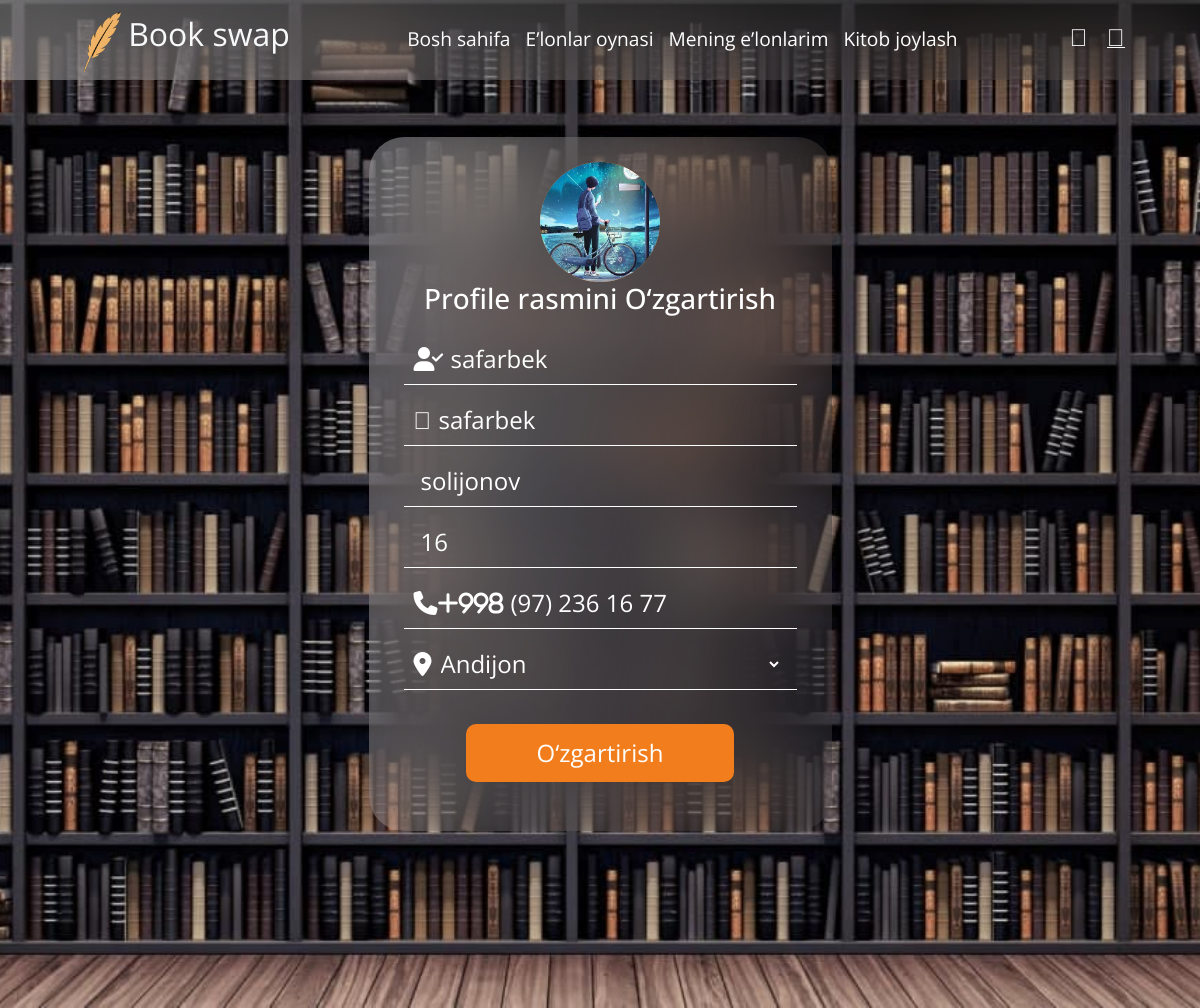
Screenshot of /account/update/ (signed in) with the database file from the repository.
### account/models.py (models this page shows, shortened)
class User(AbstractUser):
	GENDER = (
		('Ayol', 'Ayol'),
		('Erkak', 'Erkak'),
	)
	ADDRESS = (
		('Andijon', 'Andijon'),
		('Namangan', 'Namangan'),
		('Samarqand', 'Samarqand'),
		('Tashkent', 'Tashkent'),
		('Jizzax', 'Jizzax'),
		('Surxondaryo', 'Surxondaryo'),
		('Navoiy', 'Navoiy'),
		('Xorazm', 'Xorazm'),
		('Qashqadaryo', 'Qashqadaryo'),
		('Buxoro', 'Buxoro'),
		('Sirdaryo', 'Sirdaryo'),
		('Fargona', 'Fargona'),
	)
	name = models.CharField("Name", max_length=256)
	surname = models.CharField("Surname", max_length=256)
	username = models.CharField("Username", max_length=256, unique=True, null=True)
	age = models.PositiveIntegerField("Age", null=True)
	phone = models.CharField("Phone", max_length=18)
	avatar = models.ImageField("Image", upload_to="user-images/", null=True, blank=True, default='default.png')
	gender = models.CharField("Gender", max_length=128, choices=GENDER)
	address = models.CharField("Address", max_length=128, choices=ADDRESS)
	created_at = models.DateTimeField("Created at", auto_now_add=True)
	updated_at = models.DateTimeField("Updated_at", auto_now=True)
	USERNAME_FIELD = "username"
	first_name = None
	last_name = None
	class Meta:
		db_table = "user"
		verbose_name = "user"
		verbose_name_plural = "users"

### account/views.py (the view)
# urls.py: path("update/", views.ProfileUpdate.as_view(), name='update'),
class ProfileUpdate(LoginRequiredMixin, UpdateView):
    model = User
    fields = ('name', 'surname', 'avatar', 'username', 'age', 'phone', 'address')
    template_name = 'main/update_profile.html'
    success_url = '/account/'
    def get_object(self):
        user = User.objects.get(id=self.request.user.id)
        return user

### templates/main/update_profile.html (shortened to what this page needs)
{% extends "main/base.html" %}
{% load static %}
{% block content %}
<main class="login">
    <div class="form">
      <div class="text-center img_text">
          <img src="{{request.user.avatar.url}}" width="120px" height="120px" style="border-radius: 50%; height: 120px; width: 120px;" alt="persons-image" id="profileImg">
      </div>
      <form form method="post" enctype="multipart/form-data">
          <label for="id_avatar">
              <h3>Profile rasmini O‘zgartirish</h3>
          </label>
          <div class="input-block">
            <i class="fa-solid fa-user-check"></i>
            {{ form.username }}
        </div>
        <div class="input-block">
            <i class="fa-light fa-user"></i>
            {{ form.name }}
        </div>
        <div class="input-block">
            {{ form.surname }}
        </div>
        <div class="input-block">
            {{ form.age }}
        </div>
        <div class="input-block">
          <i class="fa-solid fa-phone">+998</i>
            {{ form.phone }}
        </div>
        <div class="input-block">
            <i class="fa-solid fa-location-dot"></i>
            {{ form.address }}
        </div>
        <br>
          <input type="submit" value="O‘zgartirish" class="btn btn-submit">
          <br><br>
      </form>
    </div>
</main>
{% endblock %}

### assets/css/style.css (style rules this page uses)
* { font-family: 'Open Sans', sans-serif; font-style: normal; }
input[type=number] { -moz-appearance: textfield; }
html { width: 100vw; min-height: 100vh; overflow-x: hidden; }
body { width: 100vw; min-height: 100vh; margin: 0; padding: 0; box-sizing: border-box; font-family: Canaro; font-weight: 600, Semi Bold; overflow-x: hidden !important; }
main { width: 100vw; min-height: 100vh; padding-top: 120px; background: url(/static/img/bookmagazine.jpg) center no-repeat; background-size: cover; color: #fff; padding: 10%; padding-top: 15vh; }
main.login, main.center { display: flex; padding-top: 80px; justify-content: center; align-items: center; }
main.login .form { max-width: 550px; min-height: 550px; margin: 10px; padding: 25px; background: linear-gradient(103.17deg, rgba(255, 255, 255, 0.3) 0%, rgba(255, 255, 255, 0.05) 76.68%); backdrop-filter: blur(40px); -webkit-backdrop-filter: blur(40px); margin: 5px; border-radius: 35px; text-align: center; }
main.login .form .input-block { display: flex; padding: 5px 15px 5px 10px; margin: 10px; border-bottom: 1px solid #fff; font-size: x-large; align-items: center }
main.login .form .input-block input, main.login .form .input-block select { width: 100%; margin-left: 5px; height: 40px; background: transparent; color: #fff !important; border: none; outline: none; }
main.login .form .input-block select option { background-color: #07080D; }
main.login .form .btn-submit { text-decoration: none; background-color: #f27d1d; border-radius: 10px; padding: 10px 70px; font-style: normal; color: #ffffff !important; font-size: 24px; font-weight: 400; text-align: center; }
main .profile img, main .form img { border-radius: 50%; background-color: #f27d1d; }

### templates/main/update_profile.html (style rules this page uses)
html { height: 100vh !important; overflow: auto !important; }
body { height: 100vh; overflow: auto; }

### rows the page displays
User: user.avatar (picture), username "safarbek", name "safarbek", surname "solijonov", age "16", phone "(97) 236 16 77", address "Andijon"
